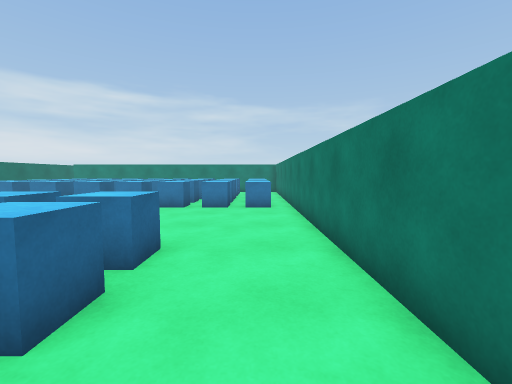
View 1 (above)

19 first-person views from a walk through a Unity game level. The camera is 1.3 m above the floor, tilts 4° down and sees 90° across. The floor is counted in squares, 1 m on a side. Each view is taken from the middle of a square. On the plan, view 1 faces up. The plan holds only what a view shows up to about 13 squares ahead; the rest is blank. The place goes on beyond the plan. The player character is not drawn.

View 2
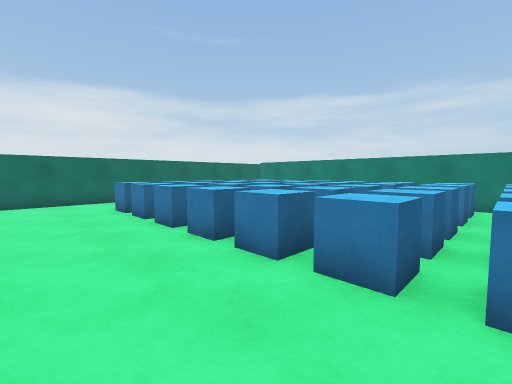

View 3
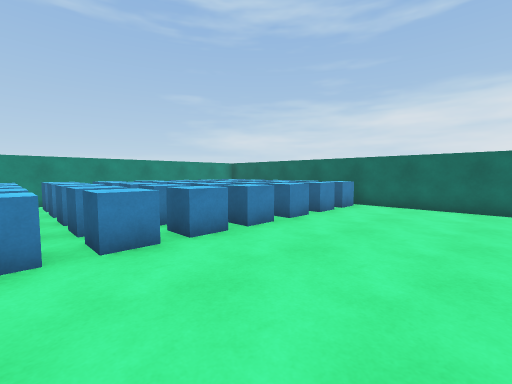

View 4
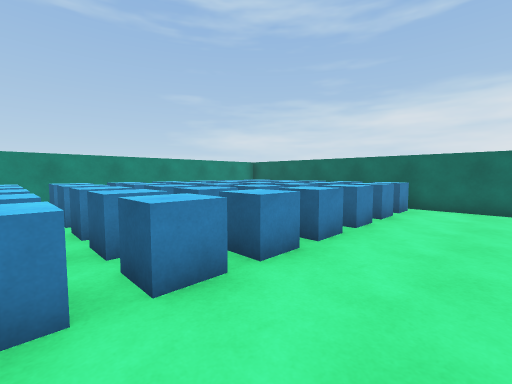

View 5
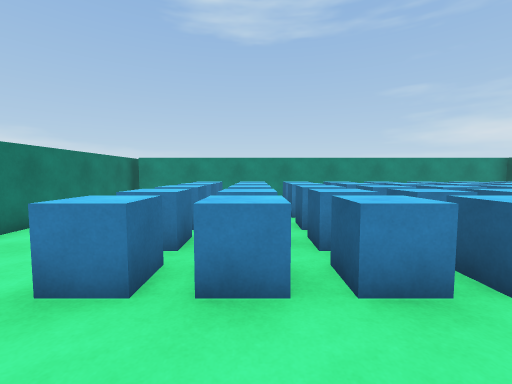

View 6
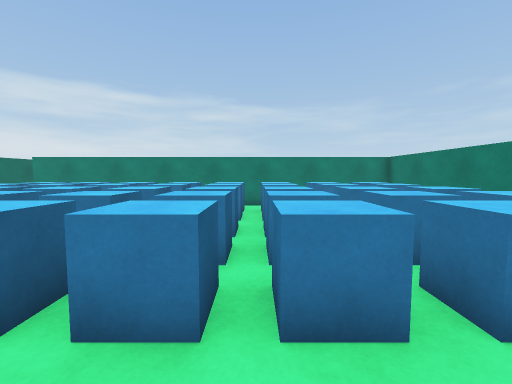

View 7
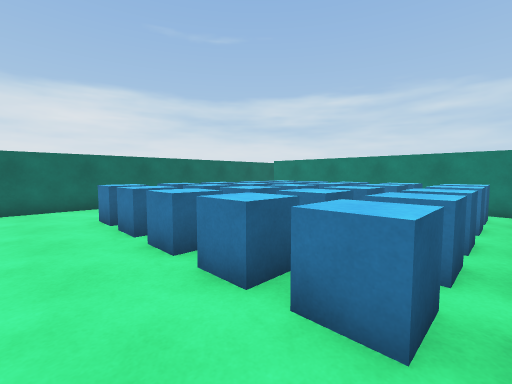

View 8
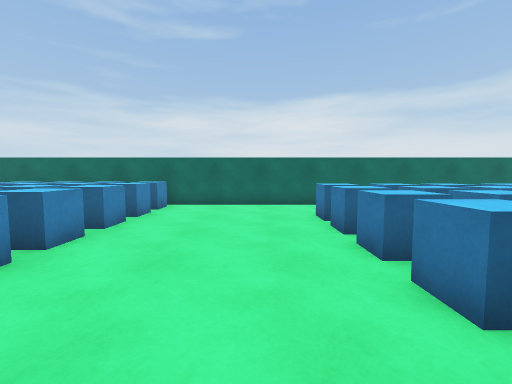

View 9
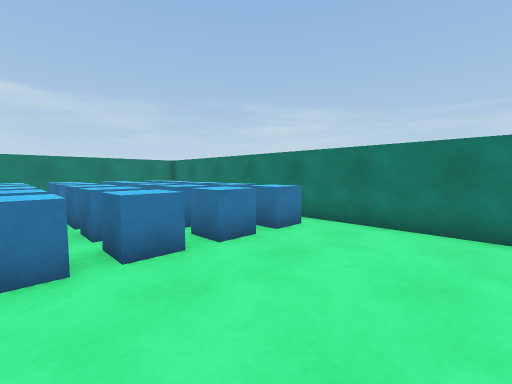

View 10
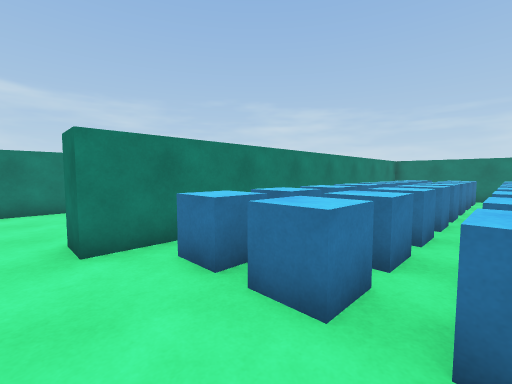

View 11
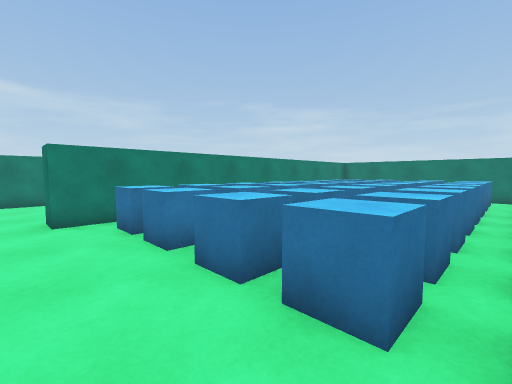

View 12
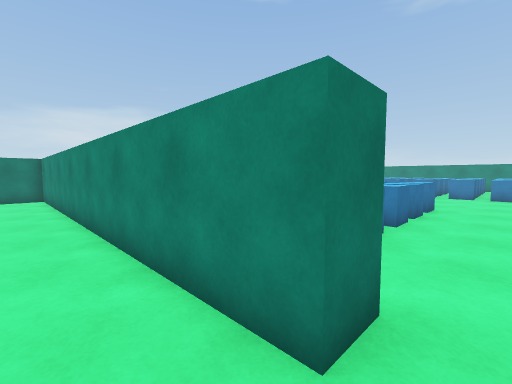

View 13
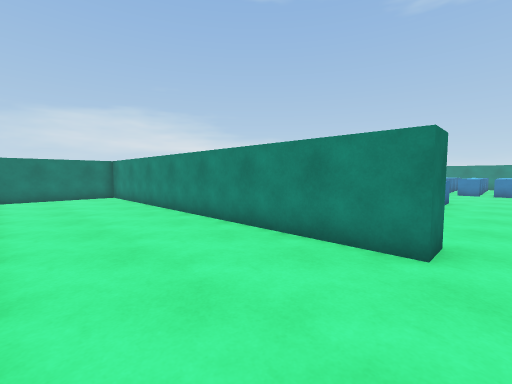

View 14
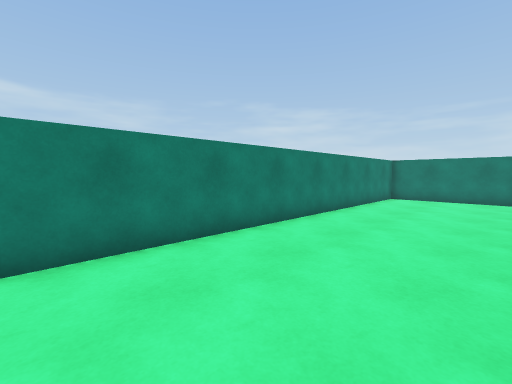

View 15
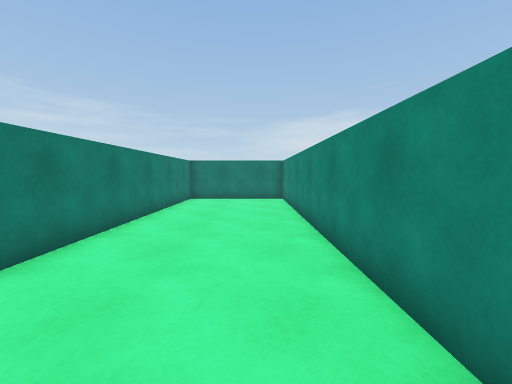

View 16
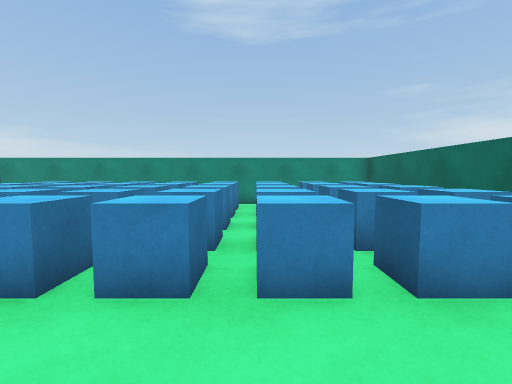

View 17
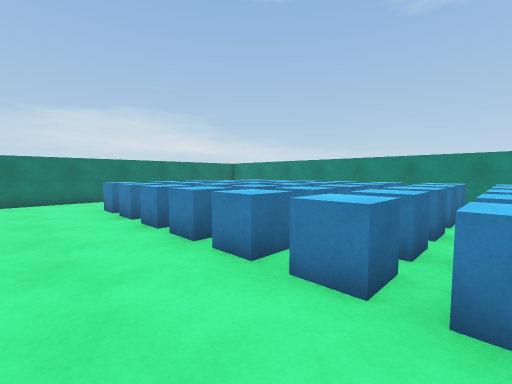

View 18
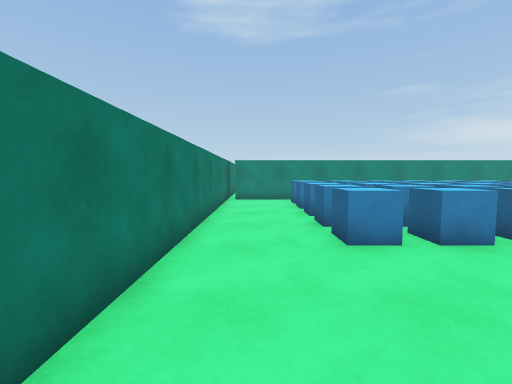

View 19
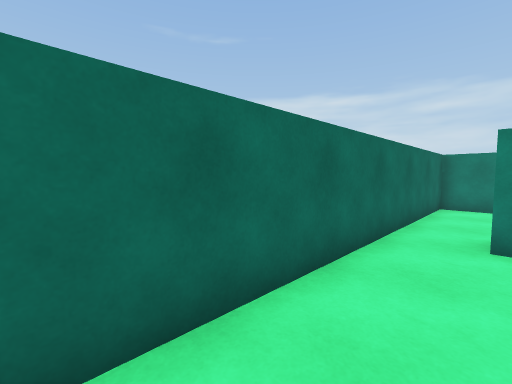

### Floor plan
Ten units are one square. View 1 is at (0, 0); x grows to the right and y downward. Boxes are objects, and circles mark ways between rooms. Rooms are numbered by the first view taken in them; rooms with no view inside come last. Other rooms are left out.
<svg viewBox="-153 -249 173 299">
<path fill="none" stroke="#000" d="M-148 -194 -148 41 11 41M15 45 15 -186 -132 -186 -132 -196M-132 -196 15 -196 15 -240M10 -244 -148 -244 -148 -194"/>
<rect x="-145" y="15" width="20" height="20" fill="#bbb"><title>other object</title></rect>
<rect x="-145" y="5" width="20" height="20" fill="#bbb"><title>other object</title></rect>
<rect x="-145" y="-15" width="20" height="20" fill="#bbb"><title>cube</title></rect>
<rect x="-145" y="-35" width="20" height="20" fill="#bbb"><title>cube</title></rect>
<rect x="-145" y="-45" width="20" height="20" fill="#bbb"><title>cube</title></rect>
<rect x="-125" y="25" width="10" height="10" fill="#bbb"><title>other object</title></rect>
<rect x="-125" y="5" width="10" height="20" fill="#bbb"><title>other object</title></rect>
<rect x="-125" y="-15" width="10" height="20" fill="#bbb"><title>cube</title></rect>
<rect x="-125" y="-25" width="10" height="10" fill="#bbb"><title>cube</title></rect>
<rect x="-125" y="-45" width="10" height="20" fill="#bbb"><title>cube</title></rect>
<rect x="-125" y="-115" width="20" height="20" fill="#bbb"><title>cube</title></rect>
<rect x="-125" y="-125" width="20" height="10" fill="#bbb"><title>cube</title></rect>
<rect x="-125" y="-145" width="20" height="20" fill="#bbb"><title>cube</title></rect>
<rect x="-125" y="-165" width="20" height="20" fill="#bbb"><title>cube</title></rect>
<rect x="-125" y="-185" width="20" height="20" fill="#bbb"><title>cube</title></rect>
<rect x="-115" y="25" width="20" height="10" fill="#bbb"><title>cube</title></rect>
<rect x="-115" y="5" width="20" height="20" fill="#bbb"><title>cube</title></rect>
<rect x="-115" y="-15" width="20" height="20" fill="#bbb"><title>cube</title></rect>
<rect x="-115" y="-25" width="20" height="10" fill="#bbb"><title>cube</title></rect>
<rect x="-115" y="-45" width="20" height="20" fill="#bbb"><title>cube</title></rect>
<rect x="-105" y="-115" width="20" height="20" fill="#bbb"><title>cube</title></rect>
<rect x="-105" y="-135" width="20" height="20" fill="#bbb"><title>cube</title></rect>
<rect x="-105" y="-145" width="20" height="20" fill="#bbb"><title>cube</title></rect>
<rect x="-105" y="-165" width="20" height="20" fill="#bbb"><title>cube</title></rect>
<rect x="-105" y="-185" width="20" height="20" fill="#bbb"><title>cube</title></rect>
<rect x="-95" y="15" width="20" height="20" fill="#bbb"><title>other object</title></rect>
<rect x="-95" y="5" width="20" height="20" fill="#bbb"><title>cube</title></rect>
<rect x="-95" y="-15" width="20" height="20" fill="#bbb"><title>cube</title></rect>
<rect x="-95" y="-25" width="20" height="10" fill="#bbb"><title>cube</title></rect>
<rect x="-95" y="-45" width="20" height="20" fill="#bbb"><title>cube</title></rect>
<rect x="-95" y="-185" width="20" height="20" fill="#bbb"><title>cube</title></rect>
<rect x="-85" y="-45" width="20" height="20" fill="#bbb"><title>cube</title></rect>
<rect x="-85" y="-115" width="10" height="20" fill="#bbb"><title>cube</title></rect>
<rect x="-85" y="-135" width="10" height="20" fill="#bbb"><title>cube</title></rect>
<rect x="-85" y="-145" width="10" height="10" fill="#bbb"><title>cube</title></rect>
<rect x="-85" y="-165" width="10" height="20" fill="#bbb"><title>cube</title></rect>
<rect x="-75" y="25" width="10" height="10" fill="#bbb"><title>other object</title></rect>
<rect x="-75" y="5" width="10" height="20" fill="#bbb"><title>other object</title></rect>
<rect x="-75" y="-15" width="10" height="20" fill="#bbb"><title>cube</title></rect>
<rect x="-75" y="-25" width="10" height="10" fill="#bbb"><title>cube</title></rect>
<rect x="-75" y="-115" width="20" height="20" fill="#bbb"><title>cube</title></rect>
<rect x="-75" y="-125" width="20" height="10" fill="#bbb"><title>cube</title></rect>
<rect x="-75" y="-145" width="20" height="20" fill="#bbb"><title>cube</title></rect>
<rect x="-75" y="-165" width="20" height="20" fill="#bbb"><title>cube</title></rect>
<rect x="-75" y="-185" width="20" height="20" fill="#bbb"><title>cube</title></rect>
<rect x="-65" y="25" width="20" height="10" fill="#bbb"><title>cube</title></rect>
<rect x="-65" y="5" width="20" height="20" fill="#bbb"><title>cube</title></rect>
<rect x="-65" y="-15" width="20" height="20" fill="#bbb"><title>cube</title></rect>
<rect x="-65" y="-25" width="20" height="10" fill="#bbb"><title>cube</title></rect>
<rect x="-65" y="-45" width="20" height="20" fill="#bbb"><title>cube</title></rect>
<rect x="-55" y="-115" width="20" height="20" fill="#bbb"><title>cube</title></rect>
<rect x="-55" y="-135" width="20" height="20" fill="#bbb"><title>cube</title></rect>
<rect x="-55" y="-145" width="20" height="20" fill="#bbb"><title>cube</title></rect>
<rect x="-55" y="-165" width="20" height="20" fill="#bbb"><title>cube</title></rect>
<rect x="-55" y="-185" width="20" height="20" fill="#bbb"><title>cube</title></rect>
<rect x="-45" y="15" width="20" height="20" fill="#bbb"><title>other object</title></rect>
<rect x="-45" y="5" width="20" height="20" fill="#bbb"><title>other object</title></rect>
<rect x="-45" y="-15" width="20" height="20" fill="#bbb"><title>cube</title></rect>
<rect x="-45" y="-35" width="20" height="20" fill="#bbb"><title>cube</title></rect>
<rect x="-45" y="-45" width="20" height="20" fill="#bbb"><title>cube</title></rect>
<rect x="-45" y="-185" width="20" height="20" fill="#bbb"><title>cube</title></rect>
<rect x="-35" y="-115" width="10" height="20" fill="#bbb"><title>cube</title></rect>
<rect x="-35" y="-125" width="10" height="10" fill="#bbb"><title>cube</title></rect>
<rect x="-35" y="-145" width="10" height="20" fill="#bbb"><title>cube</title></rect>
<rect x="-35" y="-165" width="10" height="20" fill="#bbb"><title>cube</title></rect>
<rect x="-25" y="25" width="10" height="10" fill="#bbb"><title>other object</title></rect>
<rect x="-25" y="5" width="10" height="20" fill="#bbb"><title>cube</title></rect>
<rect x="-25" y="-15" width="10" height="20" fill="#bbb"><title>cube</title></rect>
<rect x="-25" y="-25" width="10" height="10" fill="#bbb"><title>cube</title></rect>
<rect x="-25" y="-45" width="10" height="20" fill="#bbb"><title>cube</title></rect>
<rect x="-25" y="-115" width="20" height="20" fill="#bbb"><title>cube</title></rect>
<rect x="-25" y="-125" width="20" height="10" fill="#bbb"><title>cube</title></rect>
<rect x="-25" y="-145" width="20" height="20" fill="#bbb"><title>cube</title></rect>
<rect x="-25" y="-165" width="20" height="20" fill="#bbb"><title>cube</title></rect>
<rect x="-25" y="-185" width="20" height="20" fill="#bbb"><title>other object</title></rect>
<rect x="-5" y="-115" width="10" height="20" fill="#bbb"><title>cube</title></rect>
<rect x="-5" y="-125" width="10" height="10" fill="#bbb"><title>cube</title></rect>
<rect x="-5" y="-145" width="10" height="20" fill="#bbb"><title>cube</title></rect>
<rect x="-5" y="-165" width="10" height="20" fill="#bbb"><title>cube</title></rect>
<rect x="-5" y="-185" width="10" height="20" fill="#bbb"><title>other object</title></rect>
<circle cx="-140" cy="-190" r="3" fill="#2a7"/>
<text x="-70" y="-80">1</text>
<text x="-70" y="-220">2</text>
</svg>
Room 1 opens to room 2.

Where each view was taken, in squares from view 1:
view 1: 0 up, 0 right, facing up
view 2: 7 up, 2 left, facing up-left
view 3: 9 up, 4 left, facing down-left
view 4: 7 up, 4 left, facing down-left
view 5: 7 up, 4 left, facing down
view 6: 8 up, 4 left, facing up
view 7: 8 up, 4 left, facing up-left
view 8: 8 up, 4 left, facing left
view 9: 6 up, 5 left, facing up-right
view 10: 14 up, 14 left, facing up-right
view 11: 11 up, 14 left, facing up-right
view 12: 21 up, 14 left, facing down-right
view 13: 24 up, 14 left, facing down-right
view 14: 20 up, 13 left, facing up-right
view 15: 21 up, 12 left, facing right
view 16: 7 up, 10 left, facing down
view 17: 7 up, 12 left, facing down-right
view 18: 9 up, 0 right, facing down
view 19: 13 up, 13 left, facing up-left
